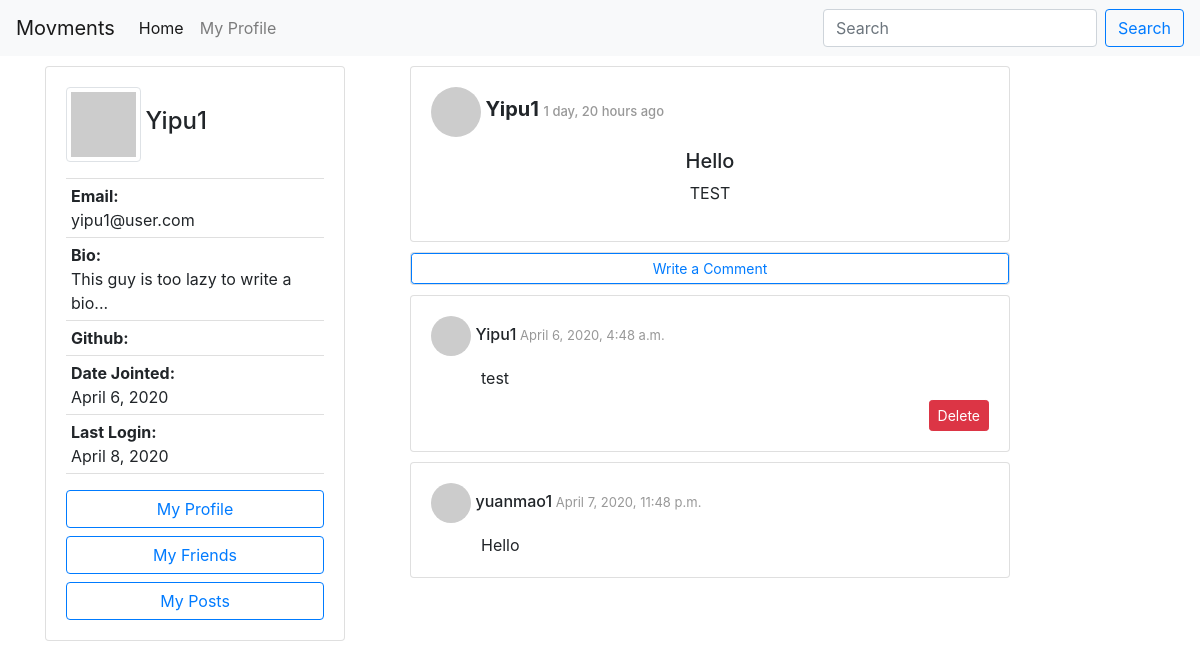
The page /posts/f598736993ca4f5dbdb15d06130e0a5d (signed in) on the database its author committed.
### accounts/models.py (models this page shows, shortened)
class Author(AbstractBaseUser):
    email=models.EmailField(
        verbose_name='email address',
        max_length=60,
        unique=True,
    )
    id = models.CharField(primary_key=True, default=uuid.uuid4().urn[9:], editable=False,max_length=100,unique=True)
    displayName = models.CharField(max_length=30)
    lastName = models.CharField(max_length=30, blank=True)
    firstName = models.CharField(max_length=30, blank=True)
    host = models.CharField(default=settings.HOSTNAME, max_length=100)
    url = models.CharField(default="", max_length=100)
    avatar = models.ImageField(upload_to='avatar/', default = 'avatar/default-avatar.png', blank=True, null=True)
    github = models.URLField(default="", max_length=100, null=True)
    bio = models.CharField(default="This guy is too lazy to write a bio...", max_length=200, blank=True, null=True)
    date_joined=models.DateField(verbose_name="date joined", auto_now=True)
    last_login=models.DateField(verbose_name="last login", auto_now=True)
    active=models.BooleanField(default=True)
    activated=models.BooleanField(default=False)
    node=models.BooleanField(default=False)
    admin=models.BooleanField(default=False)
    share=models.BooleanField(default=False)
    share_image=models.BooleanField(default=False)
    objects = AuthorManager()
    USERNAME_FIELD = 'email'
    REQUIRED_FIELDS = ['displayName', ]

### posting/models.py (models this page shows, shortened)
class Post(models.Model):
    id = models.UUIDField(primary_key=True, default=uuid.uuid4, max_length=50, editable=False)
    author = models.ForeignKey(Author, on_delete=models.CASCADE)
    title = models.CharField(max_length=100)
    contentType = models.CharField(max_length=20, default = 'text/plain', choices=CONTENT_TYPE)
    origin = models.CharField(default="",max_length=200, editable=False)
    source = models.CharField(max_length=200, blank=True)
    content = models.TextField()
    categories = models.CharField(max_length=200, blank=True)
    unlisted = models.BooleanField(default=False, choices=UNLISTED)
    published = models.DateTimeField('date posted', auto_now_add=True, blank=True)
    visibility = models.CharField(max_length=10, default = 'PUBLIC', choices=POST_VISIBILITY)
    visibleTo = models.TextField(blank=True)

class Comment(models.Model):
    id = models.UUIDField(primary_key=True, default=uuid.uuid4, editable=False)
    author = models.ForeignKey(Author, on_delete=models.CASCADE)
    post = models.ForeignKey(Post, on_delete=models.CASCADE)
    contentType = models.CharField(max_length=20, default = 'text/plain', choices=CONTENT_TYPE_COMMENT)
    comment = models.CharField(max_length=288)
    published = models.DateTimeField('date posted', auto_now_add=True, blank=True)

### posting/views.py (the view)
# urls.py: path('posts/<str:post_id>', APIviews.ViewPostDetails.as_view(), name='view post details'),
class ViewPostDetails(APIView):
    permission_classes = [IsAuthenticated]
    def get(self, request, post_id, format=None):
        post = Post.objects.filter(id=post_id)
        if not post.exists():
            nodes = ServerNode.objects.all()
            if nodes.exists():
                post, comments = getRemotePost(post_id, nodes, request.user.url)
            if not post:
                friends_obj = getAllFriends(request.user.id)
                friends = []
                for obj in friends_obj:
                    friends.append(obj.url)
                nodes = ServerNode.objects.all()
                if nodes.exists():
                    for node in nodes:
                        post, comments = getRemoteFOAFPost(
                            node, post_id, request.user, friends)
                        if post:
                            print(post.author)
                            break
            if not post:
                return HttpResponseNotFound("Post not found")
        else:
            post = post[0]
            if not checkVisibility(request.user.url, post):
                return HttpResponseForbidden("You don't have visibility.")
            comments = Comment.objects.filter(post=post)
        context = {
            'post': post,
            'comment_list': comments[:10],
        }
        return render(request, "posting/post-details.html", context)

### friendship/helper_functions.py (called while the page is built, shortened)
def checkVisibility(requester_url, post):
    if post.visibility == 'PUBLIC':
        return True

### posting/templates/posting/post-details.html
{% extends 'posting/homepage.html' %}
{% block shortProfile %}
    {% if request.user.is_authenticated %}
        {% include 'posting/profile-card.html' with request=request%}
    {% endif %}
{% endblock %}
{% block newPost %}
        {% include 'posting/post-full-view.html' with post=post %}
{% endblock %}
{% block content %}
        {% include 'posting/comment-input.html' with post=post request=request %}
        {% if comment_list %}
            <ul style="padding: 0;list-style-type: none;">
                {% for comment in comment_list %}
                    {% include 'posting/comment-view.html' with comment=comment post=post %}
                {% endfor %}
            </ul>
        {% endif %}
{% endblock %}

### posting/templates/posting/profile-card.html (shortened to what this page needs)
<div class="card  position-fixed" style="width: 300px;">
    <div class="card-body">
    <img src="https://avatars.dicebear.com/v2/jdenticon/{{ request.user.displayName }}.svg" id="imgProfile" style="width: 75px; height: 75px" class="img-thumbnail" />
    <h4 class="card-title" style="display: inline;">{{request.user.displayName }}</h4>
    <p class="card-text">
        <ul class="list-group list-group-flush" >
            <li  class="list-group-item" style="padding: 5px;"><span style="font-weight: bold;">Email:</span><br>{{ request.user.email }}</li>
            <li  class="list-group-item" style="padding: 5px;"><span style="font-weight: bold;">Bio:</span><br>{{ request.user.bio }}</li>
            <li  class="list-group-item" style="padding: 5px;"><span style="font-weight: bold;">Github:</span><br>{{ request.user.github }}</li>
            <li  class="list-group-item" style="padding: 5px;"><span style="font-weight: bold;">Date Jointed:</span><br> {{ request.user.date_joined }}</li>
            <li  class="list-group-item" style="padding: 5px;"><span style="font-weight: bold;">Last Login:</span><br>{{ request.user.last_login }}</li>
        </ul>
    </p>
    <div id="user-menu">
        <a href="{% url 'accounts:view profile' request.user.id %}" class="btn btn-outline-primary btn-block">My Profile</a>
        <a href="{% url 'friendship:get friends list' request.user.id %}" class="btn btn-outline-primary btn-block">My Friends</a>
        <a href="{% url 'posting:view user posts' request.user.id %}" class="btn btn-outline-primary btn-block">My Posts</a>
    </div>
    </div>
</div>

### posting/templates/posting/post-full-view.html (shortened to what this page needs)
<div class="card" style="width: 600px;height: auto">
    <div class="card-body">
        <div class='card-title'>
            <img src="https://avatars.dicebear.com/v2/jdenticon/{{post.author.displayName}}.svg" id="imgProfile" style="width: 50px; height: 50px ;border-radius:50%;"/>
            <h5 class="post-tile" style="display: inline;"><b>{{ post.author.displayName }} </b> <span id="timestamp"> {{ post.published|timesince }} ago</span></h5>
        </div>
        <div class="card-content">
            <div class="content-container" style="width:auto;height:auto;">
                <div class='post-content-continer' style="text-align: center;">
                    <h5>{{post.title}}</h5>
                    {% if post.contentType == 'image/png;base64' %}
                    <img alt="Post Image" style="max-width:300px;max-height:300px;padding-bottom: 10px;"/>
                    {% elif post.contentType == 'image/jpeg;base64' %}
                    <img alt="Post Image" style="max-width:300px;max-height:300px;padding-bottom: 10px;"/>
                    {% elif post.contentType == 'application/base64' %}
                    <p>I dont know how to display application yet</p>
                    {% elif post.contentType == 'text/markdown' %}
                    <div id="markdown">{{ post.content_markdown | safe }}</div>
                    {% else %}
                        <p>{{ post.content }}</p >
                    {% endif %}
                </div>
            </div>
        </div>
    </div>
</div>

### posting/templates/posting/comment-view.html (shortened to what this page needs)
<div class="card" style="width: 600px; height: auto;">
    <div class="card-body">
            <div class="card-content">
                <div class="card-subtile " style="text-align: left;">
                    <img src="https://avatars.dicebear.com/v2/jdenticon/{{comment.author.displayName}}.svg" id="imgProfile" style="width: 40px; height: 40px ;border-radius:50%;"/>
                    <h6 style="display: inline">{{ comment.author.displayName }}</h6><span id="timestamp">   {{ comment.published }}</span>
                    <div style="margin-top:10px; margin-left:50px;margin-right:50px;">
                        {% if comment.contentType == 'text/markdown' %}
                            <div id="markdown">{{ comment.comment_markdown | safe }}</div>
                        {% else %}
                            <div>  {{ comment.comment }} </div>
                        {% endif %}
                    </div>
                    {% if comment.author == request.user and not post.origin.strip %}
                        <form action="{% url 'posting:comment handler' post.id comment.id%}" method="GET">
                                <input  class='btn btn-danger btn-sm float-right' type="submit" value="Delete" style="margin-top: 10px;">
                        </form>
                    {% endif %}
                </div>
            </div>
    </div>
</div>

### posting/templates/posting/base.html (style rules this page uses)
#timestamp { font-size: small; color:#989898; }
.card { margin-top: 10px; }

### rows shown on the page
Author: user.displayName "Yipu1", user.email "yipu1@user.com", user.bio "This guy is too lazy to write a bio...", user.date_joined "April 6, 2020", user.last_login "April 8, 2020"
Post: author.displayName "Yipu1", published "1 day, 20 hours", title "Hello", content "TEST"
Comment: author.displayName "Yipu1", published "April 6, 2020, 4:48 a.m.", comment "test"
Comment: author.displayName "yuanmao1", published "April 7, 2020, 11:48 p.m.", comment "Hello"
